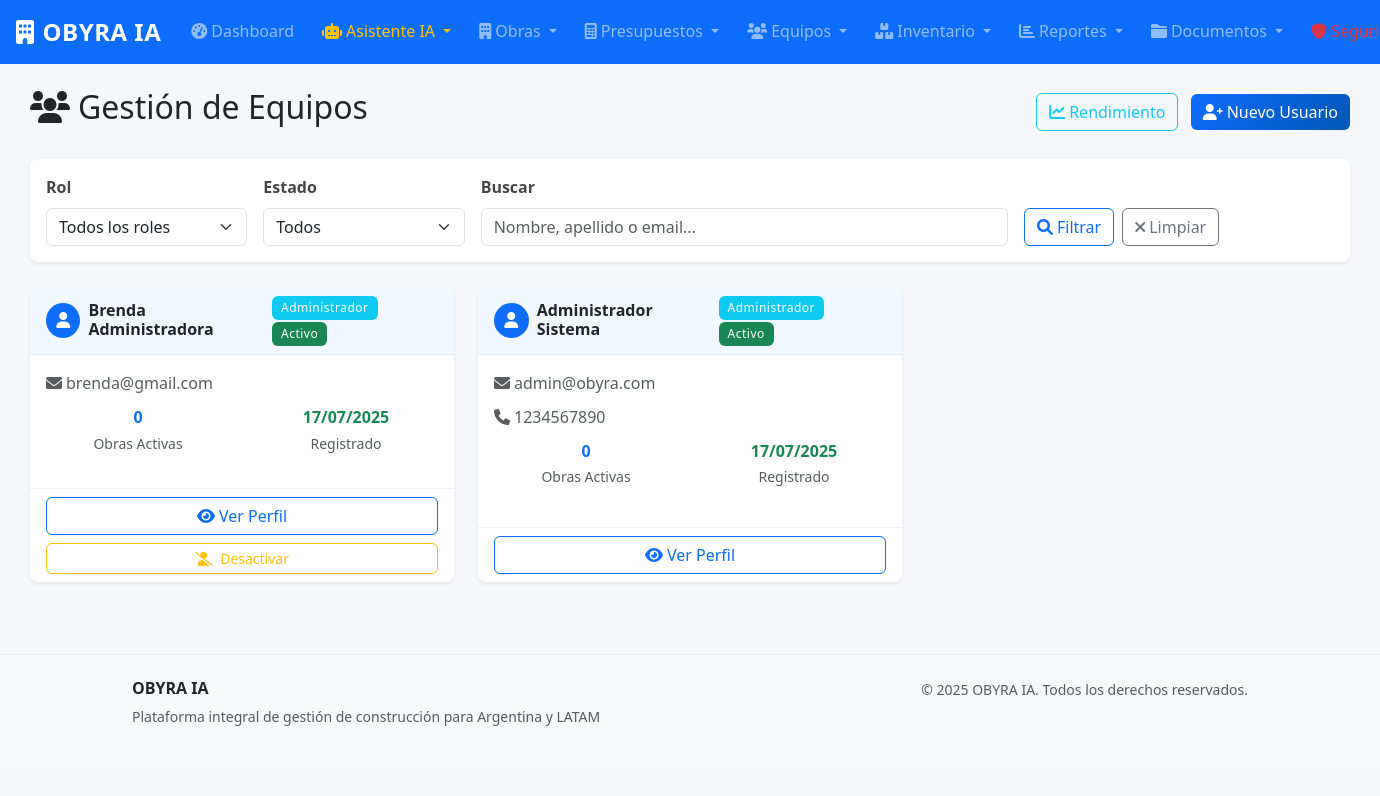
Before: /equipos/ (signed in) with the older database file.
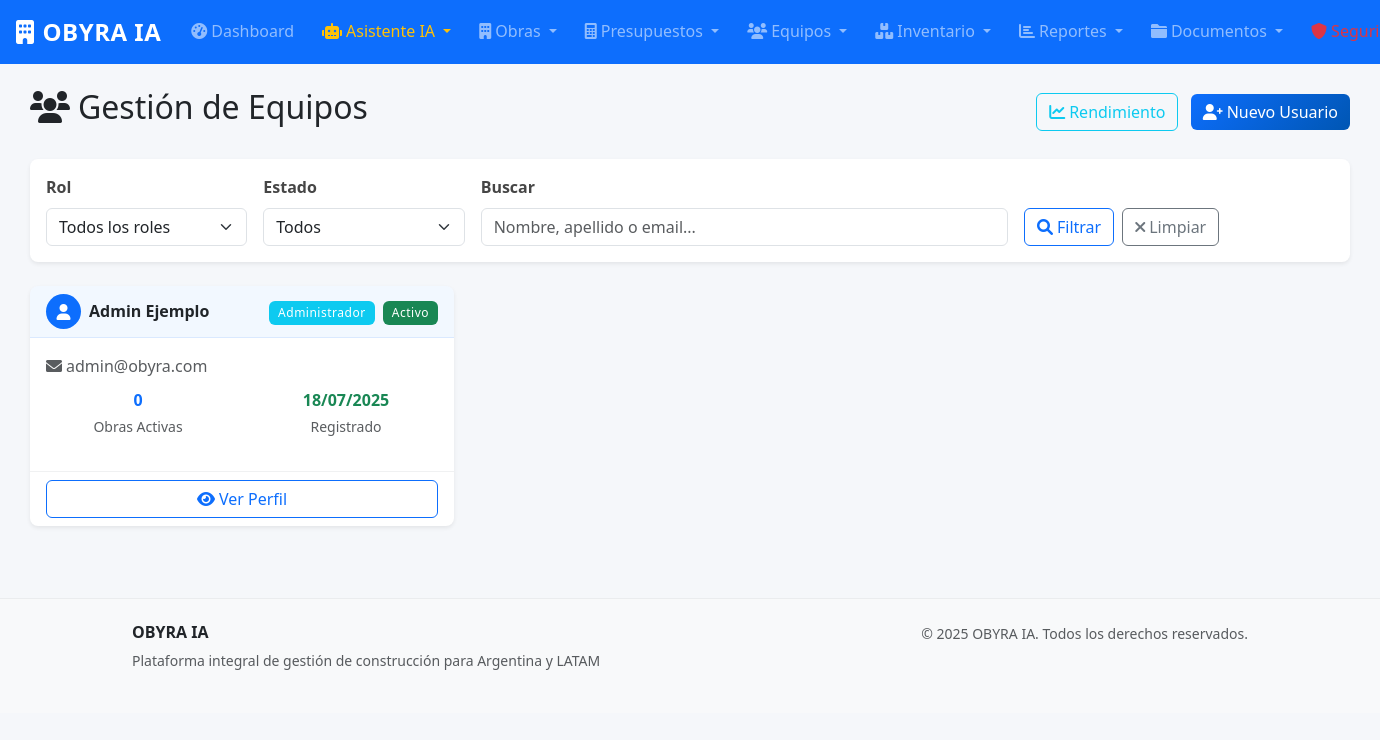
After: the same page with the newer database file.
### models.py (models this page shows, shortened)
class Usuario(UserMixin, db.Model):
    __tablename__ = 'usuarios'
    id = db.Column(db.Integer, primary_key=True)
    nombre = db.Column(db.String(100), nullable=False)
    apellido = db.Column(db.String(100), nullable=False)
    email = db.Column(db.String(120), unique=True, nullable=False)
    telefono = db.Column(db.String(20))
    password_hash = db.Column(db.String(256), nullable=True)  # Nullable para usuarios de Google
    rol = db.Column(db.String(20), nullable=False, default='operario')  # administrador, tecnico, operario
    activo = db.Column(db.Boolean, default=True)
    auth_provider = db.Column(db.String(20), nullable=False, default='manual')  # manual, google
    google_id = db.Column(db.String(100), nullable=True)  # ID de Google para usuarios OAuth
    profile_picture = db.Column(db.String(500), nullable=True)  # URL de imagen de perfil de Google
    created_at = db.Column(db.DateTime, default=datetime.utcnow)
    fecha_creacion = db.Column(db.DateTime, default=datetime.utcnow)
    organizacion_id = db.Column(db.Integer, db.ForeignKey('organizaciones.id'), nullable=False)
    organizacion = db.relationship('Organizacion', back_populates='usuarios')
    obras_asignadas = db.relationship('AsignacionObra', back_populates='usuario', lazy='dynamic')
    registros_tiempo = db.relationship('RegistroTiempo', back_populates='usuario', lazy='dynamic')
    @property
    def nombre_completo(self):
        return f"{self.nombre} {self.apellido}"
    def puede_acceder_modulo(self, modulo):
        permisos = {
            'administrador': ['obras', 'presupuestos', 'equipos', 'inventario', 'reportes', 'asistente', 'cotizacion', 'documentos', 'seguridad'],
            'tecnico': ['obras', 'presupuestos', 'inventario', 'reportes', 'asistente', 'cotizacion', 'documentos', 'seguridad'],
            'operario': ['obras', 'inventario', 'asistente', 'documentos']
        }
        return modulo in permisos.get(self.rol, [])

### equipos.py (the view, shortened to what this page needs)
@equipos_bp.route('/')
@login_required
def lista():
    if not current_user.puede_acceder_modulo('equipos'):
        flash('No tienes permisos para acceder a este módulo.', 'danger')
        return redirect(url_for('reportes.dashboard'))
    rol_filtro = request.args.get('rol', '')
    buscar = request.args.get('buscar', '')
    activo = request.args.get('activo', '')
    query = Usuario.query
    if rol_filtro:
        query = query.filter(Usuario.rol == rol_filtro)
    if activo:
        query = query.filter(Usuario.activo == (activo == 'true'))
    usuarios = query.order_by(Usuario.apellido, Usuario.nombre).all()
    for usuario in usuarios:
        usuario.obras_activas = usuario.obras_asignadas.join(Obra).filter(
            AsignacionObra.activo == True,
            Obra.estado.in_(['planificacion', 'en_curso'])
        ).count()
    return render_template('equipos/lista.html',
                         usuarios=usuarios,
                         rol_filtro=rol_filtro,
                         buscar=buscar,
                         activo=activo)

### app.py (called while the page is built)
@login_manager.user_loader
def load_user(user_id):
    from models import Usuario
    return Usuario.query.get(int(user_id))

### templates/equipos/lista.html (shortened to what the changed rows need)
{% extends "base.html" %}
{% block content %}
<div class="container-fluid mt-4">
    <div class="row">
        <div class="col-12">
            <div class="d-flex justify-content-between align-items-center mb-4">
                <h2><i class="fas fa-users me-2"></i>Gestión de Equipos</h2>
            </div>
        </div>
    </div>
    <div class="row">
        {% if usuarios %}
            {% for usuario in usuarios %}
            <div class="col-lg-6 col-xl-4 mb-4">
                <div class="card h-100 shadow-sm">
                    <div class="card-header d-flex justify-content-between align-items-center">
                        <div class="d-flex align-items-center">
                            {% if usuario.profile_picture %}
                                <img src="{{ usuario.profile_picture }}" alt="Foto de perfil de {{ usuario.nombre_completo }}"
                                     class="rounded-circle me-2" width="35" height="35" style="object-fit: cover;">
                            {% else %}
                                <div class="bg-primary text-white rounded-circle d-flex align-items-center justify-content-center me-2"
                                     style="width: 35px; height: 35px;">
                                    <i class="fas fa-user"></i>
                                </div>
                            {% endif %}
                            <h6 class="mb-0 fw-bold">{{ usuario.nombre_completo }}</h6>
                        </div>
                        <div>
                            <span class="badge bg-info me-1">{{ usuario.rol.title() }}</span>
                            <span class="badge {{ 'bg-success' if usuario.activo else 'bg-secondary' }}">
                                {{ 'Activo' if usuario.activo else 'Inactivo' }}
                            </span>
                        </div>
                    </div>
                    <div class="card-body">
                        <p class="text-muted mb-2">
                            <i class="fas fa-envelope me-1"></i>{{ usuario.email }}
                        </p>
                        {% if usuario.telefono %}
                        <p class="text-muted mb-2">
                            <i class="fas fa-phone me-1"></i>{{ usuario.telefono }}
                        </p>
                        {% endif %}
                        <div class="row text-center mb-3">
                            <div class="col-6">
                                <strong class="text-primary d-block">{{ usuario.obras_activas }}</strong>
                                <small class="text-muted">Obras Activas</small>
                            </div>
                            <div class="col-6">
                                <strong class="text-success d-block">
                                    {{ usuario.fecha_creacion.strftime('%d/%m/%Y') }}
                                </strong>
                                <small class="text-muted">Registrado</small>
                            </div>
                        </div>
                    </div>
                    <div class="card-footer bg-transparent">
                        <div class="d-grid gap-2">
                            <a href="{{ url_for('equipos.detalle', id=usuario.id) }}" class="btn btn-outline-primary">
                                <i class="fas fa-eye me-1"></i>Ver Perfil
                            </a>
                            {% if current_user.rol == 'administrador' and usuario.id != current_user.id %}
                            <form method="POST" action="{{ url_for('equipos.toggle_activo', id=usuario.id) }}"
                                  style="display: inline;"
                                  onsubmit="return confirm('¿{{ 'Desactivar' if usuario.activo else 'Activar' }} este usuario?')">
                                <button type="submit" class="btn btn-sm {{ 'btn-outline-warning' if usuario.activo else 'btn-outline-success' }} w-100">
                                    <i class="fas fa-{{ 'user-slash' if usuario.activo else 'user-check' }} me-1"></i>
                                    {{ 'Desactivar' if usuario.activo else 'Activar' }}
                                </button>
                            </form>
                            {% endif %}
                        </div>
                    </div>
                </div>
            </div>
            {% endfor %}
        {% endif %}
    </div>
</div>
{% endblock %}

Changed rows visible on the page:
removed Usuario: nombre_completo "Brenda Administradora", rol "Administrador", activo "Activo", email "brenda@gmail.com", obras_activas "0", fecha_creacion "17/07/2025", activo "Desactivar"
changed Usuario "admin@obyra.com": nombre_completo "Administrador Sistema" → "Admin Ejemplo"; fecha_creacion "17/07/2025" → "18/07/2025"; telefono "1234567890" → (not shown)
